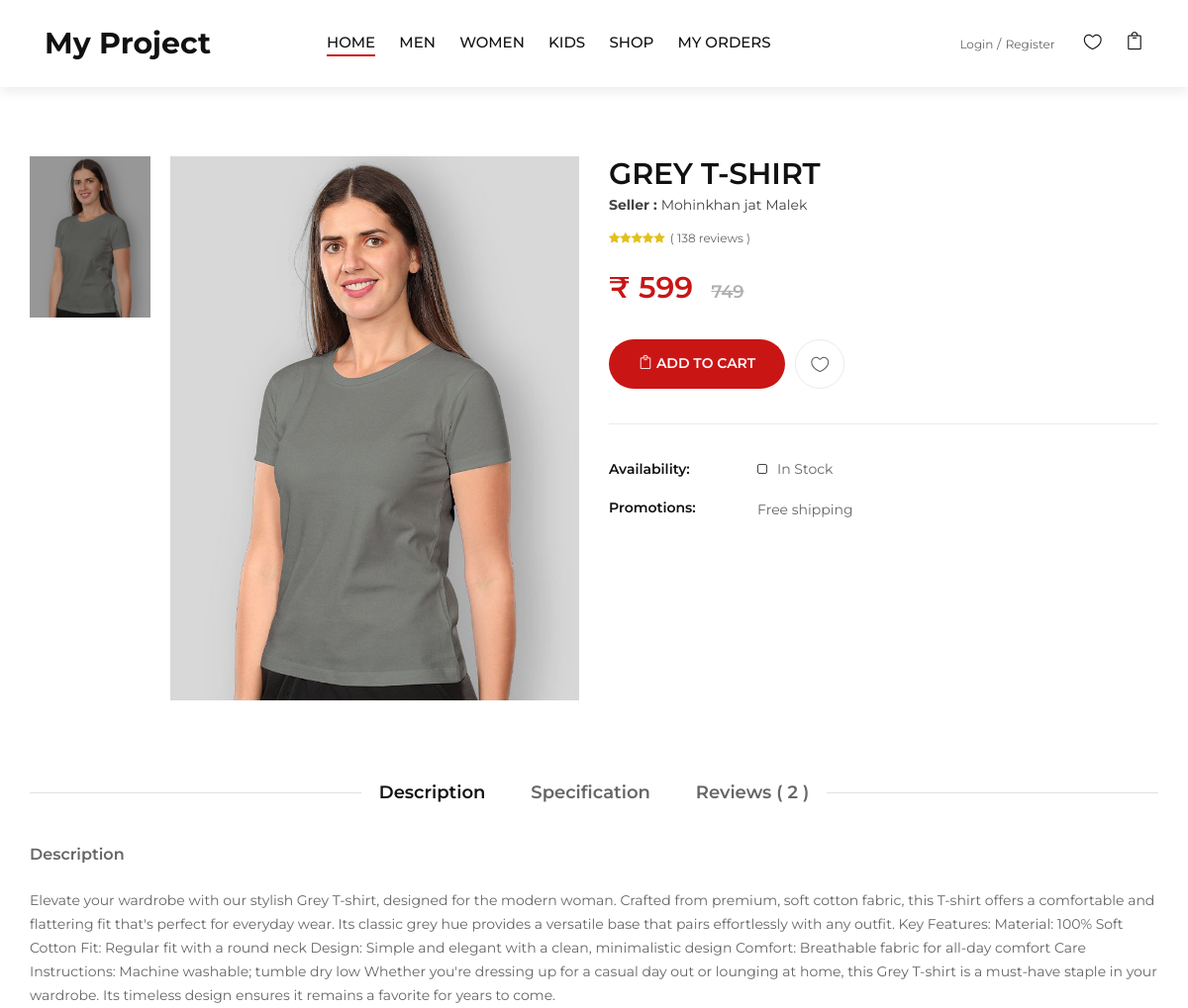
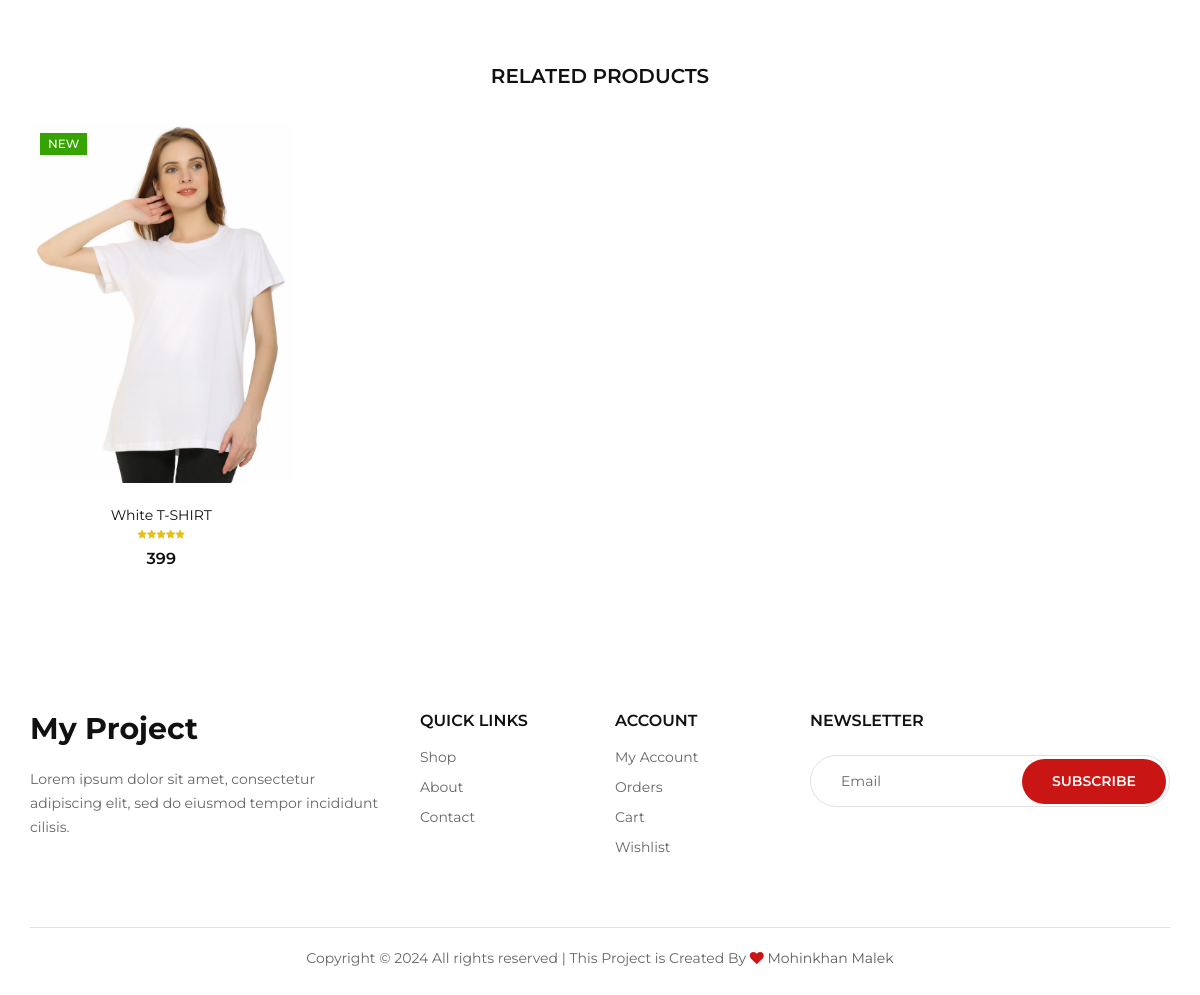
/product-detail/2/, run on the app's committed database (2 pictures, top to bottom).
### myapp/models.py (models this page shows, shortened)
class Category(models.Model):
    name = models.CharField(max_length=255)

class Product(models.Model):
    seller = models.ForeignKey(User, on_delete=models.CASCADE)
    product_name = models.CharField(max_length=100)
    product_category = models.ForeignKey(Category, on_delete=models.CASCADE)
    product_price = models.PositiveIntegerField()
    highlight_price = models.PositiveIntegerField(default="", blank=True, null=True)
    product_desc = models.TextField()
    product_image = models.ImageField(upload_to="product_image/", default="")
    slug = models.SlugField(unique=True, blank=True)
    is_featured = models.BooleanField(default=False)

class User(models.Model):
	fname=models.CharField(max_length=100)
	lname=models.CharField(max_length=100)
	email=models.EmailField()
	mobile=models.PositiveIntegerField()
	address=models.TextField()
	password=models.CharField(max_length=100)
	profile_picture=models.ImageField(upload_to="profile_picture/")
	usertype=models.CharField(max_length=100,default="buyer")

### myapp/views.py (the view)
# urls.py: path('product-detail/<int:id>/',views.product_detail,name='product-detail'),
def product_detail(request,id):
	product = Product.objects.get(id=id)
	category = product.product_category
	filter_products = Product.objects.filter(product_category=category).exclude(id=product.id)[:4]
	return render(request,'product-details.html',{'product':product,'filter_products':filter_products})

### myapp/context_processors.py (called while the page is built)
def common_data(request):
    categories = Category.objects.all()  # Example: Fetch all categories
    return {
        'categories': categories,  # This will be available in all templates
    }

### myapp/templates/product-details.html (shortened to what this page needs)
{% extends 'header.html' %}
{% block content %}
{% load static %}
    <section class="product-details spad">
        <div class="container">
            <div class="row">
                <div class="col-lg-6">
                    <div class="product__details__pic">
                        <div class="product__details__pic__left product__thumb nice-scroll">
                            <a class="pt active" href="">
                                <img src="{{product.product_image.url}}" alt="">
                            </a>
                        </div>
                        <div class="product__details__slider__content">
                            <div class="product__details__pic__slider">
                                <img data-hash="product-1" class="product__big__img" src="{{product.product_image.url}}" alt="">
                            </div>
                        </div>
                    </div>
                </div>
                <div class="col-lg-6">
                    <div class="product__details__text">
                        <h3>{{product.product_name}} <span> <b> Seller : </b>{{product.seller.fname}} {{product.seller.lname}}</span></h3>
                        <div class="rating">
                            <i class="fa fa-star"></i>
                            <i class="fa fa-star"></i>
                            <i class="fa fa-star"></i>
                            <i class="fa fa-star"></i>
                            <i class="fa fa-star"></i>
                            <span>( 138 reviews )</span>
                        </div>
                        <div class="product__details__price">₹ {{product.product_price}} <span>{{product.highlight_price}}</span></div>
                        <div class="product__details__button">
                            <a href="{% url 'user-cart' id=product.id %}" class="cart-btn"><span class="icon_bag_alt"></span> Add to cart</a>
                            <ul>
                                <li><a class="" href="{% url 'user-wishlist' id=product.id %}"><span class="icon_heart_alt"></span><div class="tooltip">Add to Wishlist</div></a></a></li>
                            </ul>
                        </div>
                        <div class="product__details__widget">
                            <ul>
                                <li>
                                    <span>Availability:</span>
                                    <div class="stock__checkbox">
                                        <label for="stockin">
                                            In Stock
                                            <span class="checkmark"></span>
                                        </label>
                                    </div>
                                </li>
                                <li>
                                    <span>Promotions:</span>
                                    <p>Free shipping</p>
                                </li>
                            </ul>
                        </div>
                    </div>
                </div>
                <div class="col-lg-12">
                    <div class="product__details__tab">
                        <ul class="nav nav-tabs" role="tablist">
                            <li class="nav-item">
                                <a class="nav-link active" data-toggle="tab" href="#tabs-1" role="tab">Description</a>
                            </li>
                            <li class="nav-item">
                                <a class="nav-link" data-toggle="tab" href="#tabs-2" role="tab">Specification</a>
                            </li>
                            <li class="nav-item">
                                <a class="nav-link" data-toggle="tab" href="#tabs-3" role="tab">Reviews ( 2 )</a>
                            </li>
                        </ul>
                        <div class="tab-content">
                            <div class="tab-pane active" id="tabs-1" role="tabpanel">
                                <h6>Description</h6>
                                <p>{{product.product_desc}}</p>
                            </div>
                        </div>
                    </div>
                </div>
            </div>
            <div class="row">
                <div class="col-lg-12 text-center">
                    <div class="related__title">
                        <h5>RELATED PRODUCTS</h5>
                    </div>
                </div>
                {% for i in filter_products %}
                <div class="col-lg-3 col-md-4 col-sm-6">
                    <div class="product__item">
                        <div class="product__item__pic set-bg" style="background-image: url('{{ i.product_image.url }}');">
                            <div class="label new">New</div>
                            <ul class="product__hover">
                            </ul>
                        </div>
                        <div class="product__item__text">
                            <h6><a href="#">{{i.product_name}}</a></h6>
                            <div class="rating">
                                <i class="fa fa-star"></i>
                                <i class="fa fa-star"></i>
                                <i class="fa fa-star"></i>
                                <i class="fa fa-star"></i>
                                <i class="fa fa-star"></i>
                            </div>
                            <div class="product__price">{{i.product_price}}</div>
                        </div>
                    </div>
                </div>
                {% endfor %}
            </div>
        </div>
    </section>
   {% endblock%}

### myapp/templates/header.html (shortened to what this page needs)
{% load static %}
<!DOCTYPE html>
<html lang="zxx">
<head>
    <link rel="stylesheet" href="{% static 'css/bootstrap.min.css' %}" type="text/css">
    <link rel="stylesheet" href="{% static 'css/font-awesome.min.css' %}" type="text/css">
    <link rel="stylesheet" href="{% static 'css/elegant-icons.css' %}" type="text/css">
    <link rel="stylesheet" href="{% static 'css/jquery-ui.min.css' %}" type="text/css">
    <link rel="stylesheet" href="{% static 'css/magnific-popup.css' %}" type="text/css">
    <link rel="stylesheet" href="{% static 'css/owl.carousel.min.css' %}" type="text/css">
    <link rel="stylesheet" href="{% static 'css/slicknav.min.css' %}" type="text/css">
    <link rel="stylesheet" href="{% static 'css/style.css' %}" type="text/css">
    <link rel="stylesheet" href="{% static 'css/custom.css' %}" type="text/css">
</head>
<body>
    <header class="header">
        <div class="container-fluid">
            <div class="row">
                <div class="col-xl-3 col-lg-2">
                    <div class="header__logo">
                        <a href="/"> <h3> <b>My Project</b> </h3> </a>
                    </div>
                </div>
                <div class="col-xl-6 col-lg-7">
                    <nav class="header__menu">
                        <ul>
                            <li class="active"><a href="/">Home</a></li>
                            {% if categories %}
                            {% for c in categories %}
                                <li><a href="{% url 'category-products' c.name %}">{{ c.name|upper }}</a></li>
                            {% endfor %}
                            {% else %}
                                <li>No categories available</li>
                            {% endif %}
                            <li><a href="{% url 'category-products' cate='all' %}">Shop</a></li>
                            <li><a href="{% url 'order-list' %}">My Orders</a></li>
                        </ul>
                    </nav>
                </div>
                <div class="col-lg-3">
                    <div class="header__right">
                        <div class="header__right__auth">
                            {% if request.session.email %}
                            <a href="{% url 'change-password' %}">Change Password</a>
                            <a href="{% url 'logout' %}">Logout</a>
                            {% else %}
                            <a href="{% url 'login' %}">Login</a>
                            <a href="{% url 'register' %}">Register</a>
                            {% endif %}
                        </div>
                        <ul class="header__right__widget">
                            <li><a href="{% url 'wishlist' %}"><span class="icon_heart_alt"></span>
                            </a></li>
                            <li><a href="{% url 'cart' %}"><span class="icon_bag_alt"></span>
                            </a></li>
                        </ul>
                    </div>
                </div>
            </div>
        </div>
    </header>
   {% block content %}
   {% endblock %}
<footer class="footer">
    <div class="container">
        <div class="row">
            <div class="col-lg-4 col-md-6 col-sm-7">
                <div class="footer__about">
                    <div class="footer__logo">
                        <a href="/"> <h3> <b>My Project</b> </h3> </a>
                    </div>
                    <p>Lorem ipsum dolor sit amet, consectetur adipiscing elit, sed do eiusmod tempor incididunt
                    cilisis.</p>
                </div>
            </div>
            <div class="col-lg-2 col-md-3 col-sm-5">
                <div class="footer__widget">
                    <h6>Quick links</h6>
                    <ul>
                        <li><a href="{% url 'category-products' cate='all' %}">Shop</a></li>
                        <li><a href="{% url 'about' %}">About</a></li>
                        <li><a href="{% url 'contact' %}">Contact</a></li>
                    </ul>
                </div>
            </div>
            <div class="col-lg-2 col-md-3 col-sm-4">
                <div class="footer__widget">
                    <h6>Account</h6>
                    <ul>
                        <li><a href="{% url 'profile' %}">My Account</a></li>
                        <li><a href="{% url 'order-list' %}">Orders</a></li>
                        <li><a href="{% url 'cart' %}">Cart</a></li>
                        <li><a href="{% url 'wishlist' %}">Wishlist</a></li>
                    </ul>
                </div>
            </div>
            <div class="col-lg-4 col-md-8 col-sm-8">
                <div class="footer__newslatter">
                    <h6>NEWSLETTER</h6>
                    <form action="#">
                        <input type="text" placeholder="Email">
                        <button type="submit" class="site-btn">Subscribe</button>
                    </form>
                </div>
            </div>
        </div>
        <div class="row">
            <div class="col-lg-12">
                <div class="footer__copyright__text">
                    <p>Copyright &copy; <script>document.write(new Date().getFullYear());</script> All rights reserved | This Project is Created By <i class="fa fa-heart" aria-hidden="true"></i> <a href="https://github.com/mohinkhan13" target="_blank">Mohinkhan Malek</a></p>
                </div>
            </div>
        </div>
    </div>
</footer>
</body>
</html>

### data on the page
Category: name "MEN"
Category: name "WOMEN"
Category: name "KIDS"
Product: product_image (picture), product_name "GREY T-SHIRT", seller.fname "Mohinkhan jat", seller.lname "Malek", product_price "599", highlight_price "749", product_desc "Elevate your wardrobe with our stylish Grey T-shirt, designed for the modern woman. Crafted from premium, soft cotton fabric, this T-shirt offers a comfortable and flattering fit that's perfect for everyday wear. Its classic grey hue provides a versatile base that pairs effortlessly with any outfit. Key Features: Material: 100% Soft Cotton Fit: Regular fit with a round neck Design: Simple and elegant with a clean, minimalistic design Comfort: Breathable fabric for all-day comfort Care Instructions: Machine washable; tumble dry low Whether you're dressing up for a casual day out or lounging at home, this Grey T-shirt is a must-have staple in your wardrobe. Its timeless design ensures it…"
Product: product_image (picture), product_name "White T-SHIRT", product_price "399"
